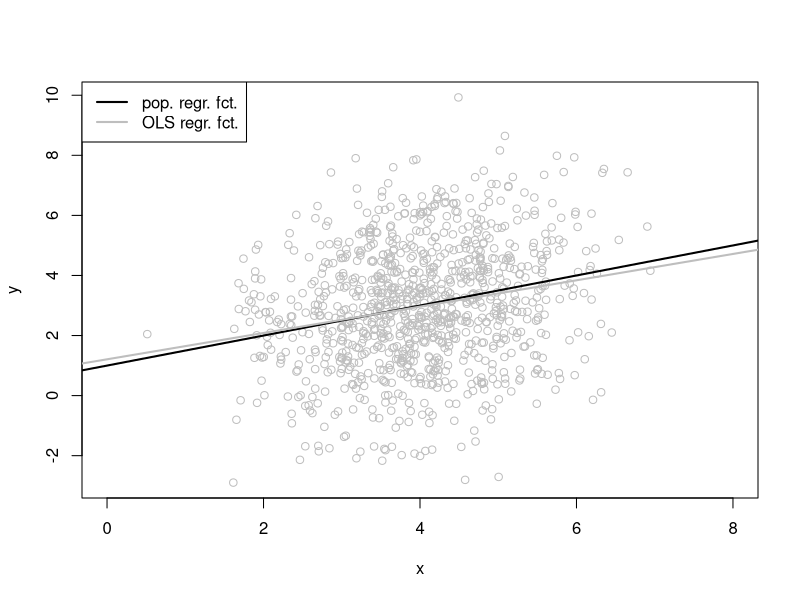

Generate this figure with R:
# Set the random seed
set.seed(1234567)

# set sample size
n<-1000

# set true parameters: betas and sd of u
b0<-1; b1<-0.5; su<-2

# Draw a sample of size n:
x <- rnorm(n,4,1)
u <- rnorm(n,0,su)
y <- b0 + b1*x + u

# estimate parameters by OLS
(olsres <- lm(y~x))

# features of the sample for the variance formula:
mean(x^2)
sum((x-mean(x))^2)

# Graph
plot(x, y, col="gray", xlim=c(0,8) )
abline(b0,b1,lwd=2)
abline(olsres,col="gray",lwd=2)
legend("topleft",c("pop. regr. fct.","OLS regr. fct."),
                               lwd=2,col=c("black","gray"))
